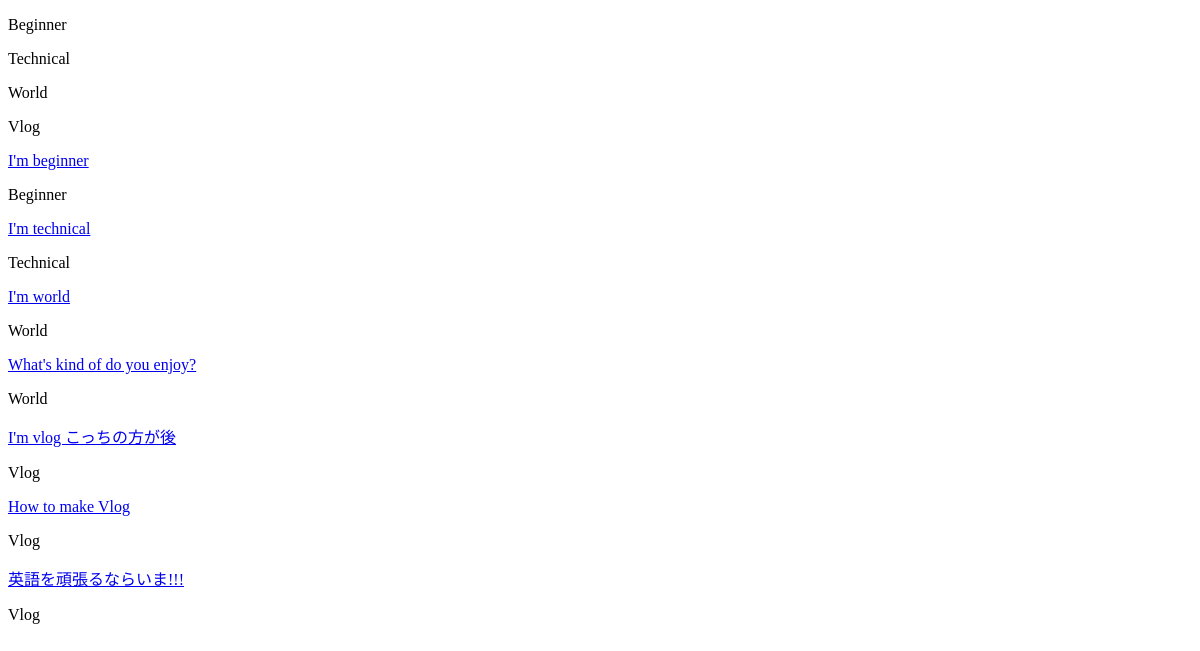
/blog/list/ (signed in), run on an earlier commit of the app's database.
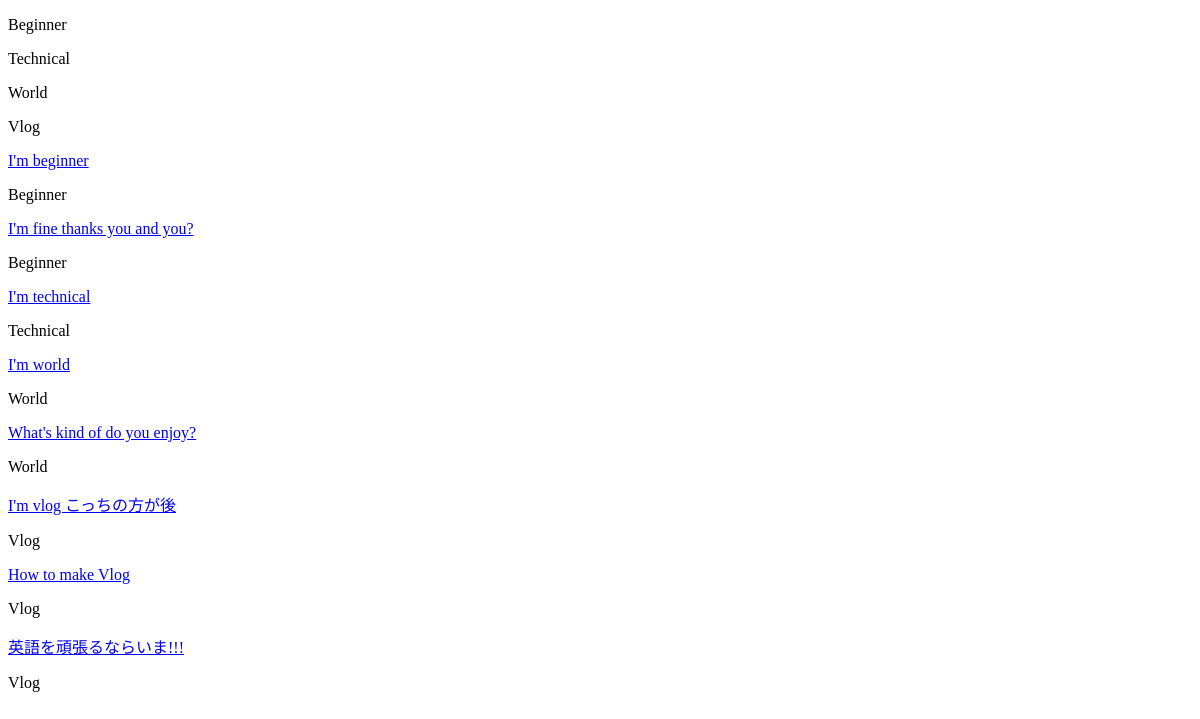
And on a later commit of the database.
### blog/models.py (models this page shows, shortened)
class Status(models.Model):
    name = models.CharField(max_length=140, blank=True)
    def __str__(self):
        return self.name

class Post(models.Model):
    title = models.CharField(max_length=140)
    thumbnail = models.ImageField(upload_to='thumbnail/', null=True)
    post_time = models.DateField(null=True)
    summary = models.TextField(blank=True)
    contents = MDTextField()
    status = models.ForeignKey(Status, on_delete=models.SET_NULL, null=True)

### blog/views.py (the view)
# urls.py: path('list/', views.BlogList.as_view(), name='list'),
class BlogList(LoginRequiredMixin, TemplateView):
    template_name = 'blog/list.html'
    '''
    def get_context_data(self, **kwargs):
        context = super().get_context_data(**kwargs)
        context['member'] = Member.objects.get(user=self.request.user)
        return context

    def get(self, request, *args, **kwargs):
        all_post = Post.objects.all()
        return render(request, 'blog/list.html', {'all_post': all_post})
    '''
    def get_context_data(self, **kwargs):
        context = super().get_context_data(**kwargs)
        member = Member.objects.get(user=self.request.user)
        context['member'] = member
        status_list = [1, 2]
        print(Post.objects.all().values())
        context['all_posts'] = Post.objects.filter(status__in=member.status.all())
        '''
        for i, member_status in enumerate(member.status.all()):
            if i == 0:
                context['all_posts'] = Post.objects.get(status=Status.objects.get(name=member_status))
            else:
                context['all_posts'] += Post.objects.get(status=Status.objects.get(name=member_status))
        '''
        return context

### blog/templates/blog/list.html
{% load static %}
<!DOCTYPE html>
<html>
<head>
</head>
<body>
    {% for member_status in member.status.all %}
        <p>{{ member_status }}</p>
    {% endfor %}
    {% for post in all_posts %}
        <div><a href="{% url 'blog:index' post.id %}">{{ post.summary }}</a></div>
        <p>{{ post.status }}</p>
    {% endfor %}
</body>
</html>

What changed in the data, as far as the page shows it:
added Post: summary "I'm fine thanks you and you?", status "Beginner"
